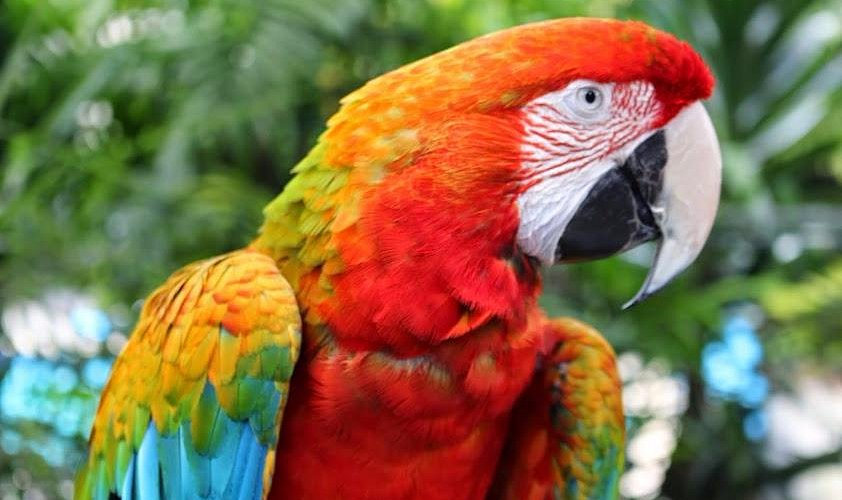
#> input picture assets/images/parrot.jpg, 842 x 500 px
$ python blurring.py
#> lines starting #> are read from the running program, lines starting #| are printed output that depends on the picture
from pathlib import Path

import cv2


PROJECT_ROOT = Path(__file__).resolve().parents[1]
img = cv2.imread(str(PROJECT_ROOT / 'assets' / 'images' / 'parrot.jpg'))
#> img is the input picture: shape (500, 842, 3); mean B, G, R 75.5, 112.2, 134

k_size = 11
img_blur = cv2.blur(img, (k_size, k_size))
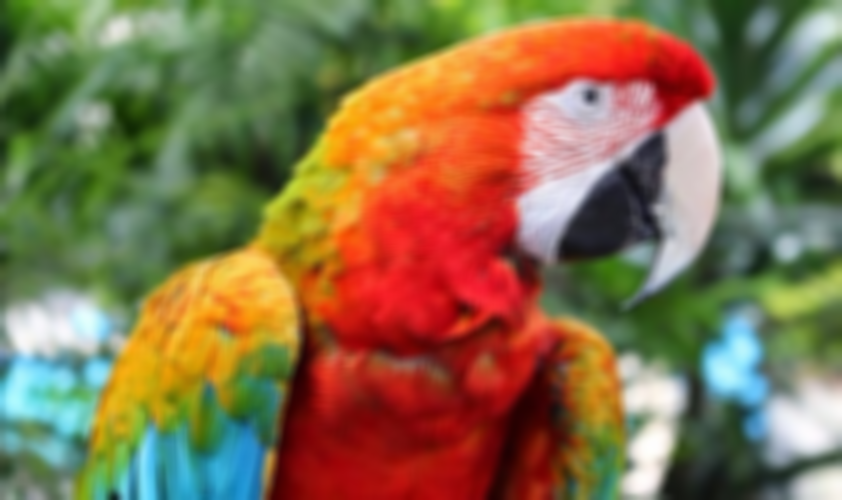
#> img_blur: shape (500, 842, 3); mean B, G, R 75.5, 112.2, 134
img_gaussian_blur = cv2.GaussianBlur(img, (k_size, k_size), 5)
img_median_blur = cv2.medianBlur(img, k_size)

cv2.imshow('img', img)
cv2.imshow('img_blur', img_blur)
cv2.imshow('img_gaussian_blur', img_gaussian_blur)
cv2.imshow('img_median_blur', img_median_blur)
cv2.waitKey(0)

$ run again, with assets/images/marssurface.jpg copied over assets/images/parrot.jpg
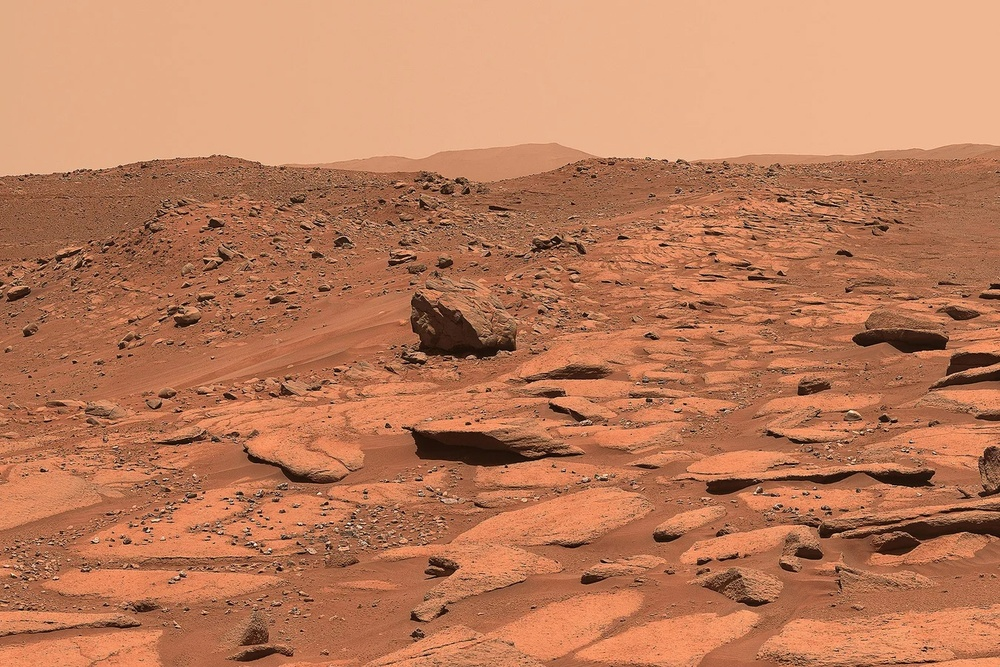
#> input picture assets/images/marssurface.jpg, 1000 x 667 px, shrunk from 1350 x 900 before the run
#> img is the input picture: shape (667, 1000, 3); mean B, G, R 91.6, 124.9, 188
#> `img_blur = cv2.blur(img, (k_size, k_size))`:
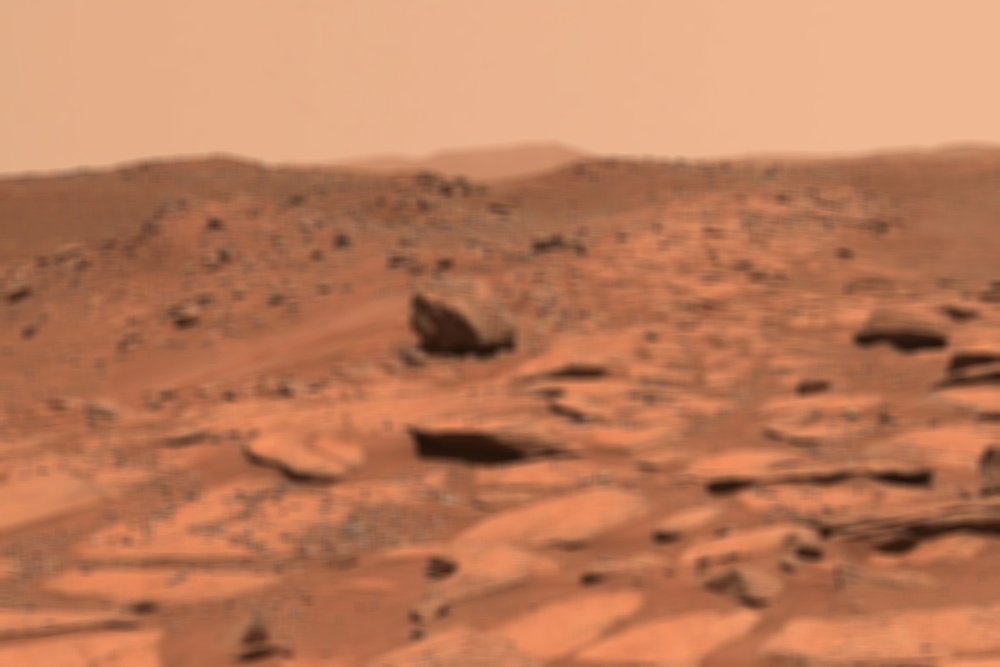
#> img_blur: shape (667, 1000, 3); mean B, G, R 91.6, 124.9, 188
